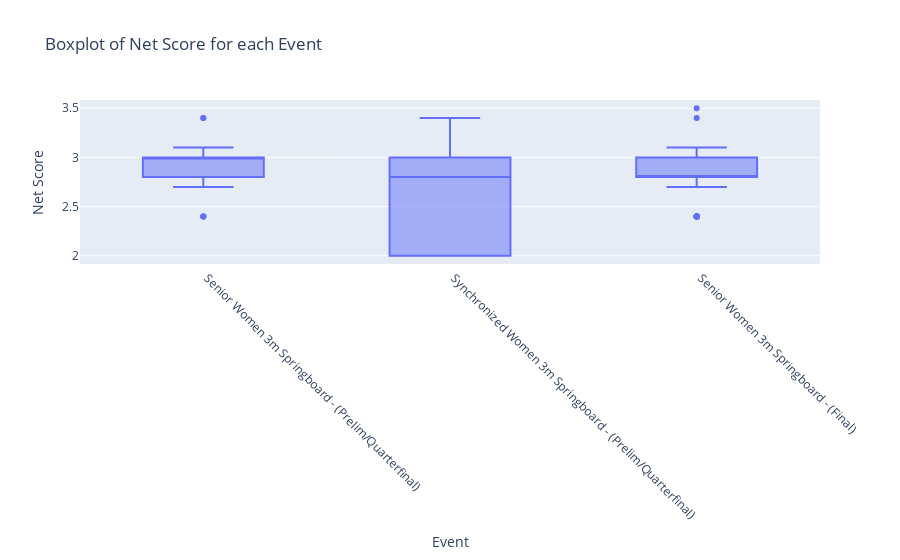
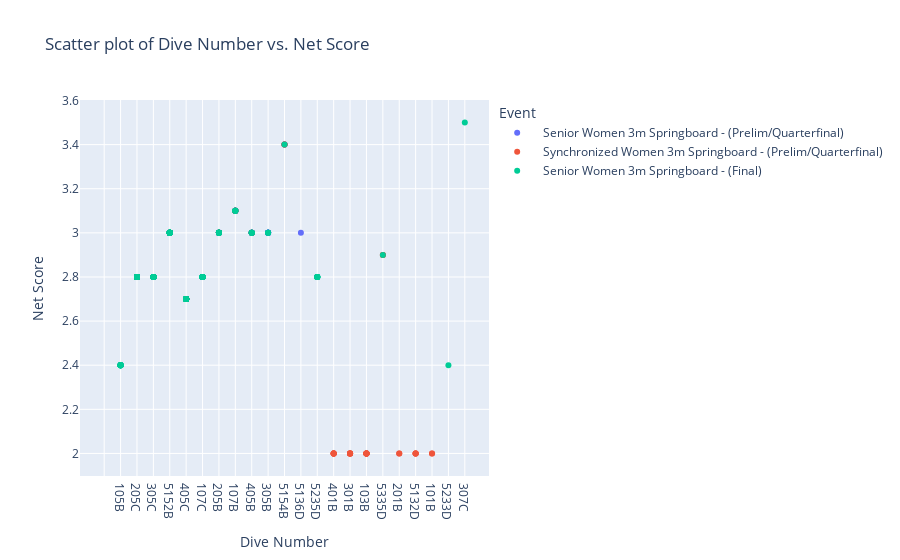

The notebook cell saved with these charts, in order:
### Code cell
import pandas as pd
import plotly.express as px

df = pd.read_csv('output.csv')

df['Net Score'] = pd.to_numeric(df['Net Score'], errors='coerce')

print(df)

fig = px.box(df, x='Event', y='Net Score', title='Boxplot of Net Score for each Event')
fig.update_layout(xaxis=dict(tickangle=45))
fig.show()

fig = px.scatter(df, x='Dive Number', y='Net Score', color='Event', title='Scatter plot of Dive Number vs. Net Score')
fig.show()

### Figure 1 — Plotly figure (JSON) as saved in the notebook; plotly's stock layout.template omitted (floating-point values rounded to 4 significant figures; data arrays with more than 128 entries replaced by an {"elided": "..."} marker saying what was removed)
{"data": [{"alignmentgroup": "True", "hovertemplate": "Event=%{x}<br>Net Score=%{y}<extra></extra>", "legendgroup": "", "marker": {"color": "#636efa"}, "name": "", "notched": false, "offsetgroup": "", "orientation": "v", "showlegend": false, "type": "box", "x": {"elided": "556 str values"}, "x0": " ", "xaxis": "x", "y": {"elided": "556 float values"}, "y0": " ", "yaxis": "y"}], "layout": {"boxmode": "group", "legend": {"tracegroupgap": 0}, "title": {"text": "Boxplot of Net Score for each Event"}, "xaxis": {"anchor": "y", "domain": [0, 1], "tickangle": 45, "title": {"text": "Event"}}, "yaxis": {"anchor": "x", "domain": [0, 1], "title": {"text": "Net Score"}}}}

### Figure 2 — Plotly figure (JSON) as saved in the notebook; plotly's stock layout.template omitted (floating-point values rounded to 4 significant figures; data arrays with more than 128 entries replaced by an {"elided": "..."} marker saying what was removed)
{"data": [{"hovertemplate": "Event=  Senior Women 3m Springboard - (Prelim/Quarterfinal)<br>Dive Number=%{x}<br>Net Score=%{y}<extra></extra>", "legendgroup": "  Senior Women 3m Springboard - (Prelim/Quarterfinal)", "marker": {"color": "#636efa", "symbol": "circle"}, "mode": "markers", "name": "  Senior Women 3m Springboard - (Prelim/Quarterfinal)", "orientation": "v", "showlegend": true, "type": "scatter", "x": {"elided": "187 str values"}, "xaxis": "x", "y": {"elided": "187 float values"}, "yaxis": "y"}, {"hovertemplate": "Event=  Synchronized Women 3m Springboard - (Prelim/Quarterfinal)<br>Dive Number=%{x}<br>Net Score=%{y}<extra></extra>", "legendgroup": "  Synchronized Women 3m Springboard - (Prelim/Quarterfinal)", "marker": {"color": "#EF553B", "symbol": "circle"}, "mode": "markers", "name": "  Synchronized Women 3m Springboard - (Prelim/Quarterfinal)", "orientation": "v", "showlegend": true, "type": "scatter", "x": [null, null, null, null, "\t\t", "401B\t", "401B\t", "301B\t", "301B\t", "107B\t", "107B\t", "205B\t", "205B\t", "5152B\t", "5152B\t", "\t\t", null, "\t\t", "401B\t", "401B\t", "301B\t", "301B\t", "205B\t", "205B\t", "107B\t", "107B\t", "5154B\t", "5154B\t", "\t\t", null, "\t\t", "401B\t", "401B\t", "103B\t", "103B\t", "205C\t", "205C\t", "305C\t", "305C\t", "5335D\t", "5335D\t", "\t\t", null, "\t\t", "201B\t", "201B\t", "103B\t", "103B\t", "405C\t", "405C\t", "5152B\t", "5152B\t", "305C\t", "305C\t", "\t\t", null, "\t\t", "103B\t", "103B\t", "5132D\t", "5132D\t", "305C\t", "305C\t", "205C\t", "205C\t", "405C\t", "405C\t", "\t\t", null, "\t\t", "101B\t", "101B\t", "301B\t", "301B\t", "205B\t", "205B\t", "405B\t", "405B\t", "5152B\t", "5152B\t", "\t\t", null, "\t\t", "103B\t", "103B\t", "5132D\t", "5132D\t", "405C\t", "405C\t", "305C\t", "305C\t", "205C\t", "205C\t", "\t\t"], "xaxis": "x", "y": [null, null, null, null, null, 2, 2, 2, 2, 3.1, 3.1, 3, 3, 3, 3, null, null, null, 2, 2, 2, 2, 3, 3, 3.1, 3.1, 3.4, 3.4, null, null, null, 2, 2, 2, 2, 2.8, 2.8, 2.8, 2.8, 2.9, 2.9, null, null, null, 2, 2, 2, 2, 2.7, 2.7, 3, 3, 2.8, 2.8, null, null, null, 2, 2, 2, 2, 2.8, 2.8, 2.8, 2.8, 2.7, 2.7, null, null, null, 2, 2, 2, 2, 3, 3, 3, 3, 3, 3, null, null, null, 2, 2, 2, 2, 2.7, 2.7, 2.8, 2.8, 2.8, 2.8, null], "yaxis": "y"}, {"hovertemplate": "Event=  Senior Women 3m Springboard - (Final)<br>Dive Number=%{x}<br>Net Score=%{y}<extra></extra>", "legendgroup": "  Senior Women 3m Springboard - (Final)", "marker": {"color": "#00cc96", "symbol": "circle"}, "mode": "markers", "name": "  Senior Women 3m Springboard - (Final)", "orientation": "v", "showlegend": true, "type": "scatter", "x": {"elided": "275 str values"}, "xaxis": "x", "y": {"elided": "275 float values"}, "yaxis": "y"}], "layout": {"legend": {"title": {"text": "Event"}, "tracegroupgap": 0}, "title": {"text": "Scatter plot of Dive Number vs. Net Score"}, "xaxis": {"anchor": "y", "domain": [0, 1], "title": {"text": "Dive Number"}}, "yaxis": {"anchor": "x", "domain": [0, 1], "title": {"text": "Net Score"}}}}
